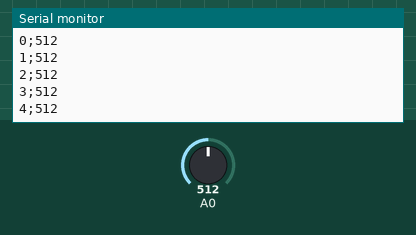
Simulated run of this sketch. Board: Arduino Uno, built with avr-gcc and run on an emulated ATmega328P. Shown: the last lines printed to the serial monitor. Inputs (shaded band) come from the test bench; at power-on: A0 = 512.

Above: at 1.2 s.
1.3 s: A0 set to 716
At 1.44 s:
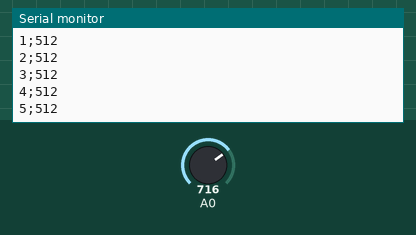
2.8 s: A0 set to 900
At 2.94 s:
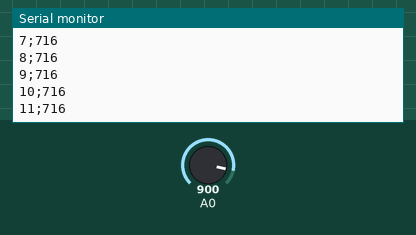
Timing chart, 0 to 5.8 s (numbered marks = the images above; inputs shaded):
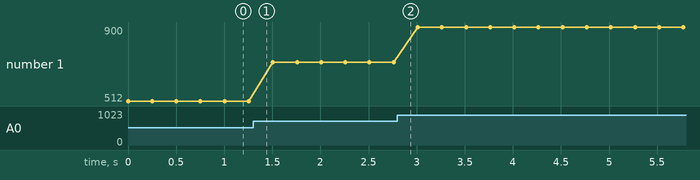

The sketch:

lab2_serial_python_y_z.ino
```cpp
/*
V. Lankar Phys Dept MC

This simple code read the voltage at pin A0. If there is nothing connected to it
it will read static electricity (so random voltages usually less than 3V).
The reading is a digital number between 0 and 1023. To get the voltage you need
to contrain the value between 0 and 5V. But not done here.
on the monitor we write index (i) and the value at A0 as strings.
Those value can be caught by a Python program for processing and graphing.
Note that the baudrate is larger
*/
int j=0;
// the setup routine runs once when you press reset:
void setup() {
  // initialize serial communication at 9600 bits per second:
  Serial.begin(115200);

}

// the loop routine runs over and over again forever:
void loop() {
  // read the input on analog pin 0:
  int sensorValue = analogRead(A0);
  // print out the value you read:
  Serial.println(String(j)+";"+String(sensorValue));
  j++;
  Serial.flush();
  delay(250);        // delay in between reads for stability
}
```

Measured:
- plotted number 1: 512 → 716 after the input at 1.3 s, 716 → 900 after the input at 2.8 s
